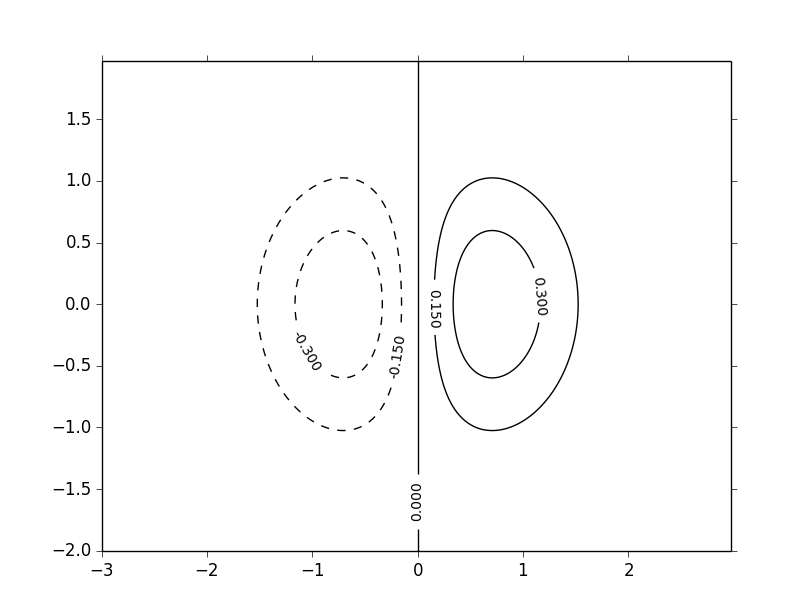

The script that drew this image:
#!/usr/bin/env python3
# -*- coding: utf-8 -*-

# Copyright (c) 2015 Jérémie DECOCK (http://www.jdhp.org)

import math
import numpy as np

import matplotlib
import matplotlib.cm as cm
import matplotlib.mlab as mlab
import matplotlib.pyplot as plt

def main():
    """The main function."""

    # Build data ################

    matplotlib.rcParams['xtick.direction'] = 'out'
    matplotlib.rcParams['ytick.direction'] = 'out'

    delta = 0.025
    x = np.arange(-3.0, 3.0, delta)
    y = np.arange(-2.0, 2.0, delta)
    X, Y = np.meshgrid(x, y)

    #Z1 = mlab.bivariate_normal(X, Y, 1.0, 1.0, 0.0, 0.0)
    #Z2 = mlab.bivariate_normal(X, Y, 1.5, 0.5, 1, 1)
    #Z = 10.0 * (Z2 - Z1)  # difference of Gaussians
    
    Z = X * np.exp(-X**2 - Y**2)


    # Plot data #################

    ## Plot contour
    #CS = plt.contour(X, Y, Z, colors='k')  # "colors='k'" -> force all the contours to be the same color.
    #plt.clabel(CS, inline=1, fontsize=10)

    fig = plt.figure()
    ax = fig.add_subplot(111)

    # Plot contour
    CS = ax.contour(X, Y, Z, colors='k')  # "colors='k'" -> force all the contours to be the same color.
    ax.clabel(CS, inline=1, fontsize=10)

    plt.show()


if __name__ == '__main__':
    main()
